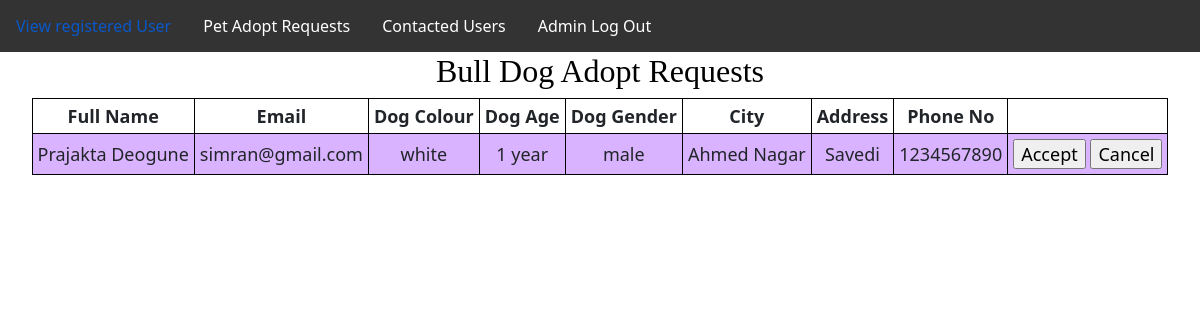
The app's page /managebulldog.php with its own data.
### tables this page shows
CREATE TABLE `bulldog` (
  `Name` varchar(60) NOT NULL,
  `Email` varchar(50) NOT NULL,
  `Colour` varchar(20) NOT NULL,
  `Age` varchar(10) NOT NULL,
  `Gender` varchar(10) NOT NULL,
  `City` varchar(20) NOT NULL,
  `Address` varchar(70) NOT NULL,
  `Phone` int(10) NOT NULL
);

### managebulldog.php (the view, shortened to what this page needs)
<?php
include "db_connect.php";
include "adminnavbar.php";
$sql = "SELECT * FROM bulldog";
$result = $conn->query($sql);
?>
<!DOCTYPE html>
<html lang="en">
<head>
</head>
<body>
	<section>
		<h1>Bull Dog Adopt Requests</h1>
		<table>
			<tr>
				<th>Full Name</th>
				<th>Email</th>
				<th>Dog Colour</th>
				<th>Dog Age</th>
				<th>Dog Gender</th>
				<th>City</th>
				<th>Address</th>
				<th>Phone No</th>
			</tr>
			<?php
				while($rows=$result->fetch_assoc())
				{
			?>
			<tr>
				<td><?php echo $rows['Name'];?></td>
				<td><?php echo $rows['Email'];?></td>
				<td><?php echo $rows['Colour'];?></td>
				<td><?php echo $rows['Age'];?></td>
				<td><?php echo $rows['Gender'];?></td>
				<td><?php echo $rows['City'];?></td>
				<td><?php echo $rows['Address'];?></td>
				<td><?php echo $rows['Phone'];?></td>
				<td>
					<input type="submit" onClick="location.href='acceptdog2requestmail.php'" value="Accept">
					<input type="submit" onClick="location.href='canceldog2requestmail.php'" value="Cancel">
				</td>
			</tr>
			<?php
				}
			?>
		</table>
	</section>
</body>
</html>

### managebulldog.php (style rules this page uses)
table { margin: 0 auto; font-size: large; border: 1px solid black; }
h1 { text-align: center; color: #000000; font-size: xx-large; font-family: 'Gill Sans', 'Gill Sans MT', ' Calibri', 'Trebuchet MS', 'sans-serif'; }
td { background-color: #d9b3ff; border: 1px solid black; }
th, td { font-weight: bold; border: 1px solid black; padding: 5px; text-align: center; }
td { font-weight: lighter; }

### records on screen
bulldog: Name "Prajakta Deogune", Email "simran@gmail.com", Colour "white", Age "1 year", Gender "male", City "Ahmed Nagar", Address "Savedi", Phone "1234567890"
